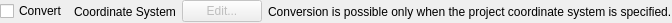
<?xml version="1.0" encoding="UTF-8"?>
<ui version="4.0">
 <class>CoordinateSystemConvertWidget</class>
 <widget class="QWidget" name="CoordinateSystemConvertWidget">
  <property name="geometry">
   <rect>
    <x>0</x>
    <y>0</y>
    <width>652</width>
    <height>23</height>
   </rect>
  </property>
  <property name="windowTitle">
   <string>Form</string>
  </property>
  <layout class="QHBoxLayout" name="horizontalLayout">
   <property name="leftMargin">
    <number>0</number>
   </property>
   <property name="topMargin">
    <number>0</number>
   </property>
   <property name="rightMargin">
    <number>0</number>
   </property>
   <property name="bottomMargin">
    <number>0</number>
   </property>
   <item>
    <widget class="QCheckBox" name="convertCheckBox">
     <property name="text">
      <string>Convert</string>
     </property>
    </widget>
   </item>
   <item>
    <widget class="QLabel" name="csLabel">
     <property name="text">
      <string>Coordinate System</string>
     </property>
    </widget>
   </item>
   <item>
    <widget class="QPushButton" name="editButton">
     <property name="enabled">
      <bool>false</bool>
     </property>
     <property name="text">
      <string>Edit...</string>
     </property>
    </widget>
   </item>
   <item>
    <widget class="QLabel" name="disabledLabel">
     <property name="text">
      <string>Conversion is possible only when the project coordinate system is specified.</string>
     </property>
    </widget>
   </item>
   <item>
    <spacer name="horizontalSpacer">
     <property name="orientation">
      <enum>Qt::Horizontal</enum>
     </property>
     <property name="sizeHint" stdset="0">
      <size>
       <width>6</width>
       <height>20</height>
      </size>
     </property>
    </spacer>
   </item>
  </layout>
 </widget>
 <resources/>
 <connections>
  <connection>
   <sender>convertCheckBox</sender>
   <signal>toggled(bool)</signal>
   <receiver>editButton</receiver>
   <slot>setEnabled(bool)</slot>
   <hints>
    <hint type="sourcelabel">
     <x>31</x>
     <y>12</y>
    </hint>
    <hint type="destinationlabel">
     <x>203</x>
     <y>12</y>
    </hint>
   </hints>
  </connection>
 </connections>
</ui>
